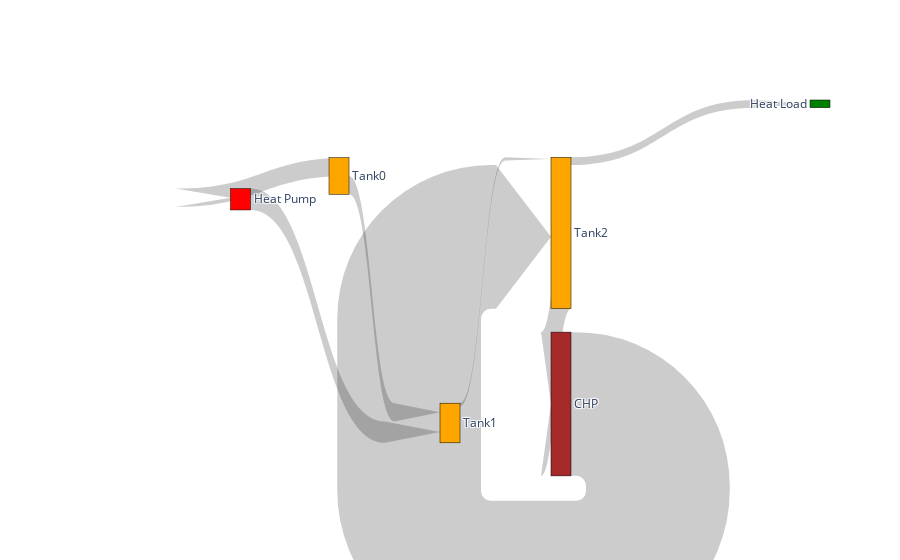

The notebook cell saved with this chart:
### Markdown cell above
### Plot with more details

### Code cell
#Plot where out/fro CHP considered

fig = go.Figure(data=[go.Sankey(
    arrangement = "snap",
    valuesuffix = "Wh",
    node = dict(
      pad = 10,
    #   thickness = 20,
      line = dict(color = "black", width = 0.5),
      label = ["Heat Pump", "Tank0", "Tank1", "Tank2", "Heat Load", "CHP"],
      x = [0, 0.35, 0.5, 0.65, 1,0.65],
      y = [0,0.2,0.85,0.35,-0.2, 0.8],
    #   color = "blue"
      color = ['Red', 'Orange', 'Orange', 'Orange', 'Green', 'Brown']
    ),
    link = dict(
      arrowlen = 55,
      source = [0, 1, 2,3, 4, 1,5,3], # indices correspond to labels, eg A1, A2, A1, B1, ...
      target = [2, 2, 3,4, 1, 0,3,5],
      value = [(((df[x].sum())**2)**0.5)/4 for x in Qflows]
    #   curve = [0, 0, 0, 0.5, 0]
  ))])

fig.show()

### Figure 1 — Plotly figure (JSON) as saved in the notebook; plotly's stock layout.template omitted (floating-point values rounded to 4 significant figures)
{"data": [{"arrangement": "snap", "link": {"arrowlen": 55, "source": [0, 1, 2, 3, 4, 1, 5, 3], "target": [2, 2, 3, 4, 1, 0, 3, 5], "value": [64380000.0, 55010000.0, 9720000.0, 23140000.0, 0, 55380000.0, 433400000.0, 433400000.0]}, "node": {"color": ["Red", "Orange", "Orange", "Orange", "Green", "Brown"], "label": ["Heat Pump", "Tank0", "Tank1", "Tank2", "Heat Load", "CHP"], "line": {"color": "black", "width": 0.5}, "pad": 10, "x": [0, 0.35, 0.5, 0.65, 1, 0.65], "y": [0, 0.2, 0.85, 0.35, -0.2, 0.8]}, "type": "sankey", "valuesuffix": "Wh"}], "layout": {}}
